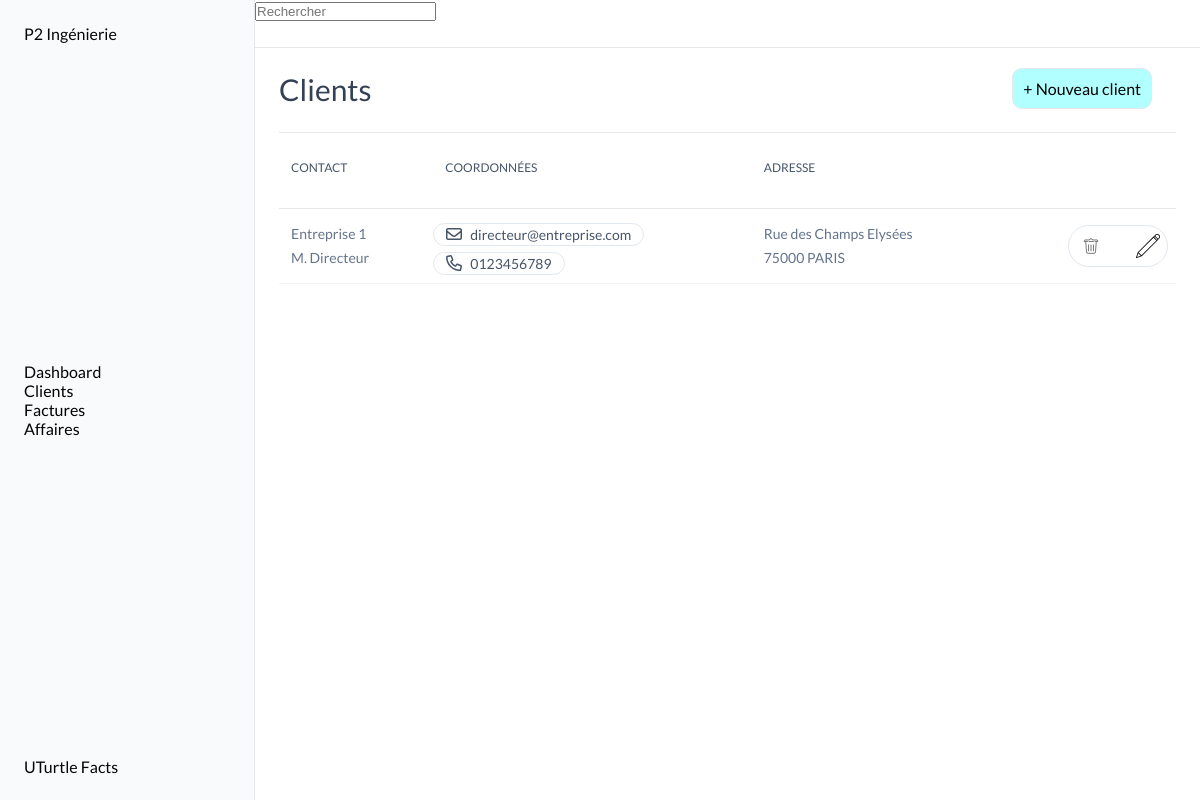
The app's page /clients/, older data.
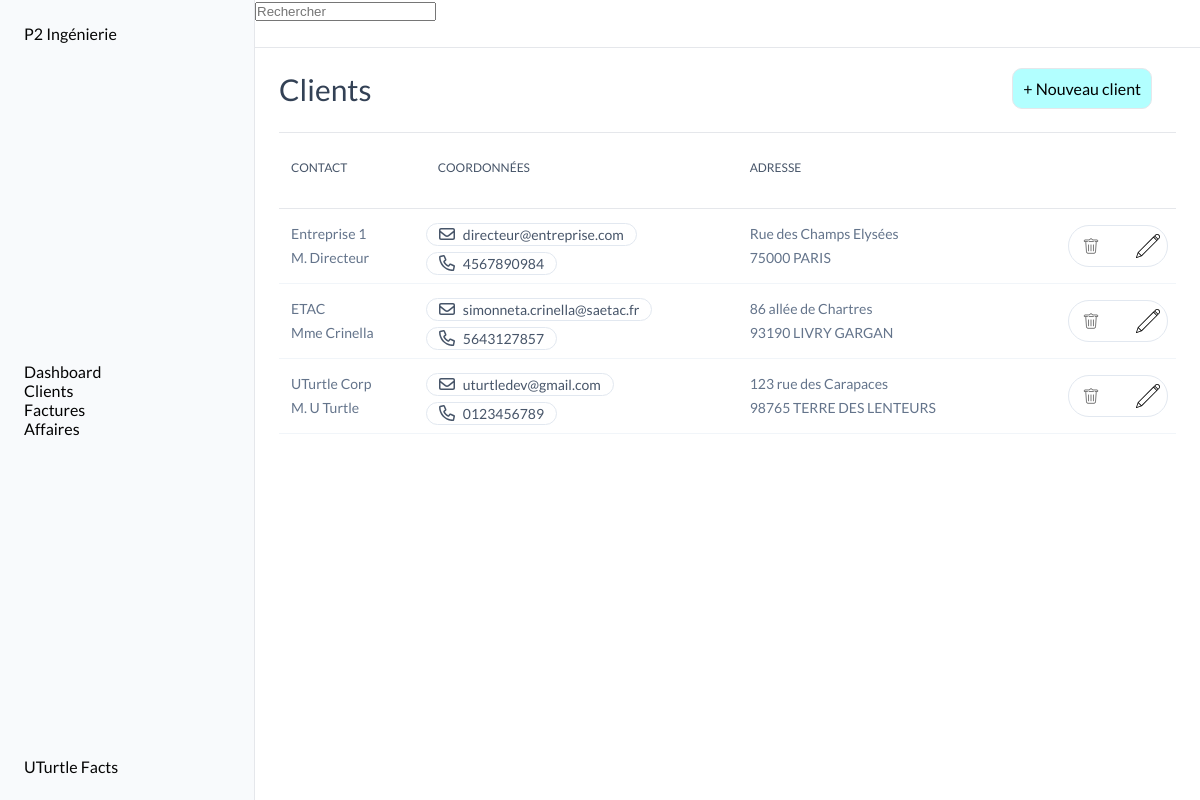
The same page, newer data.
### clients/models.py (models this page shows, shortened)
class Client(models.Model):
    entity_name = models.CharField(max_length=100)
    address = models.CharField(max_length=200, blank=True, null=True)
    zip_code = models.CharField(max_length=5, blank=True, null=True)
    city = models.CharField(max_length=100, blank=True, null=True)
    contact = models.CharField(max_length=100, blank=True, null=True)
    phone_number = models.CharField(max_length=10, blank=True, null=True)
    email = models.EmailField(blank=True, null=True)

### clients/views.py (the view)
# urls.py: path('', clients , name="clients"),
def clients(request):
    clients = Client.objects.all()
    sorted_clients = sorted(clients, key=lambda client: client.entity_name.lower())
    return render(request, 'pages/clients/clients.html', context={'clients': sorted_clients})

### templates/pages/clients/clients.html (shortened to what this page needs)
{% extends "base.html" %}
{% block content %}
<div class="title">
    <H2>Clients</H2>
    <div class="title_btn">
        <div class="new"><a href="{% url "clients:create" %}">+ Nouveau client</a></div>
    </div>
</div>
<section class="tableau">
    <table class="table">
        <thead>
            <tr>
                <th>
                    <div class="th-div">
                        <span>CONTACT</span>
                    </div>
                </th>
                <th>
                    <div class="th-div">
                        <span>COORDONNÉES</span>
                    </div>
                </th>
                <th>
                    <div class="th-div">
                        <span>ADRESSE</span>
                    </div>
                </th>
                <th>
                    <div class="th-div">
                    </div>
                </th>
            </tr>
        </thead>
        {% if clients %}
        <tbody>
            {% for client in clients %}
            <tr>
                <td clospan="1">
                    <div class="addresse">
                        <p>{{ client.entity_name }}</p>
                        <p>{{ client.contact }}</p>
                    </div>
                </td>
                <td clospan="1">
                    <div>
                        <div>
                            <a href="mailto:uturtledev@gmail.com" target="_blank" class="coordonnees">
                                <span class="span-coordonnees">{{ client.email }}</span>
                            </a>
                        </div>
                        <div class="coordonnees">
                            <span class="span-coordonnees">{{ client.phone_number }}</span>
                        </div>
                    </div>
                </td>
                <td clospan="1">
                    <div class="addresse">
                        <P>{{ client.address }}</P>
                        <P>{{ client.zip_code }} {{ client.city }}</P>
                    </div>
                </td>
                <td clospan="1">
                    <div class="actions">
                    </div>
                </td>
            </tr>
            {% endfor %}
        </tbody>
        {% endif %}
    </table>
</section>
{% endblock content %}

### templates/base.html (shortened to what this page needs)
{% load static %}
<!DOCTYPE html>
<html lang="fr">
<head>
    <link rel="stylesheet" href="{% static "style.css" %}">
</head>
<body>
    <div class="sidebar">
        <div>P2 Ingénierie</div>
        <div>
            <p>Dashboard</p>
            <div><a href="{% url "clients:clients" %}">Clients</a></div>
            <div><a href="{% url "factures:factures" %}">Factures</a></div>
            <div><a href="{% url "affaires:affaires" %}">Affaires</a></div>
        </div>
        <div>UTurtle Facts</div>
    </div>
    <section class="main-container">
    <nav class="navbar">
        <div class="recherche">
            <input type="text" placeholder="Rechercher">
        </div>
    </nav>
    {% block content %}{% endblock content %}
    </section>
</body>
</html>

### static/style.css (style rules this page uses)
:root { --light-grey: #F8FAFC; --bg-container: #fff; --border-color: #e5e7eb; --police: 'lato', sans-serif; --sidebar-size: 255px; --h2-size: 30px; --h2-weight: 500; --h2-line-height: 36px; --h2-color: #334155; --text-color: #050505; --th-color: rgb(71, 85, 105); --th-border-color: rgb(226, 232, 240); --td-color: rgb(100 116 139); --td-border-color: rgb(241 245 249); --tr-bg-hover: rgb(248 250 252); --mail-border-color: rgb(226 232 240); --adresse-color: rgb(100, 116, 139); --btn_new_color: rgba(0, 255, 255, 0.3); --btn_new_hover: rgba(0, 255, 255, 0.5); --svg-color: rgb(148 163 184); }
body { font-family: var(--police); }
.sidebar { background-color: var(--light-grey); color: var(--text-color); height: 100vh; width: var(--sidebar-size); position: fixed; top: 0; left: 0; z-index: 50; border-right: 1px solid var(--border-color); padding: 24px; display: flex; flex-direction: column; justify-content:space-between; }
.main-container { display: flex; flex-direction: column; margin-left: var(--sidebar-size); padding-left: 24px; padding-right: 24px; background-color: var(--bg-container); width: calc(100% - var(--sidebar-size)); }
.navbar { background-color: var(--bg-container); border-bottom: 1px solid var(--border-color); width: calc(100% - var(--sidebar-size)); height: 48px; position: fixed; left: var(--sidebar-size); display: flex; }
.recherche { width: calc(100% - var(--sidebar-size)); flex-grow: 1; color: var(--text-color); }
.title { position: relative; display: flex; flex-direction: row; align-items: center; justify-content: space-between; padding-bottom: 24px; padding-top: 20px; padding-right: 24px; margin-top: 48px; }
.title::after { content: ""; position: absolute; bottom: 0px; width: 100%; height: 1px; background-color: var(--border-color); }
h2 { color: var(--h2-color); font-family: var(--police); font-size: var(--h2-size); font-weight: var(--h2-weight); line-height: var(--h2-line-height); }
.title_btn { cursor: pointer; }
.new { width: 100%; display: flex; flex-direction: row; align-items: center; justify-content: center; padding-bottom: 10px; padding-top: 10px; padding-right: 10px; padding-left: 10px; border: 1px solid var(--border-color); background-color: var(--btn_new_color); border-radius: 10px; }
.tableau { width: 100%; padding-bottom: 8px; scrollbar-width: thin; }
.table { min-width: 100%; text-indent: 0; border-collapse: collapse; border-spacing: 0; }
thead { scrollbar-width: thin; line-height: 24px; height: 75px; }
tr { scrollbar-width: thin; border-bottom: 1px; border-bottom-style: solid; border-color: var(--border-color); cursor: pointer; }
th { color: var(--th-color); line-height: 16px; font-weight: 500; font-size: 12px; }
.th-div { padding-right: 24px; padding-left: 12px; padding-bottom: 12px; padding-top: 8px; display: flex; align-items: center; cursor: pointer; }
svg { overflow: visible; width: 7.5px; display: inline-block; height: 16px; vertical-align: -1.5px; color: var(--th-color); margin-left: 8px; }
.param-svg { width: 16px; height: 16px; }
td { border-bottom: 1px; border-bottom-style: solid; border-color: var(--td-border-color); height: 75px; }
.coordonnees { display: inline-flex; align-items: center; cursor: pointer; border: 1px solid var(--mail-border-color); border-radius: 50px; padding: 2px 4px; margin-top: 6px; }
.span-coordonnees { font-size: 14px; color: var(--th-color); margin-left: 8px; margin-right: 8px; }
.addresse p { font-size: 14px; color: var(--adresse-color); padding-bottom: 2px; padding-left: 12px; padding-right: 12px; padding-top: 2px; text-wrap: nowrap; line-height: 20px; }
td:last-child { text-align: -webkit-right; }
.actions { border: 1px solid var(--mail-border-color); border-radius: 50px; display: flex; align-items: center; justify-content: space-evenly; margin-right: 8px; cursor: pointer; width: 100px; background-color: #fff; }
.svg-actions { margin-left: 0; width: 40px; height: 40px; border-radius: 20px; padding: 8px; }
.svg-actions:nth-child(2) { padding-right: 2px; margin-left: 12px; }
a { color: black; }

Row changes from the older to the newer data that the page shows:
changed Client "Entreprise 1": phone_number "0123456789" → "4567890984"
added Client: entity_name "ETAC", contact "Mme Crinella", email "simonneta.crinella@saetac.fr", phone_number "5643127857", address "86 allée de Chartres", zip_code "93190", city "LIVRY GARGAN"
added Client: entity_name "UTurtle Corp", contact "M. U Turtle", email "uturtledev@gmail.com", phone_number "0123456789", address "123 rue des Carapaces", zip_code "98765", city "TERRE DES LENTEURS"
